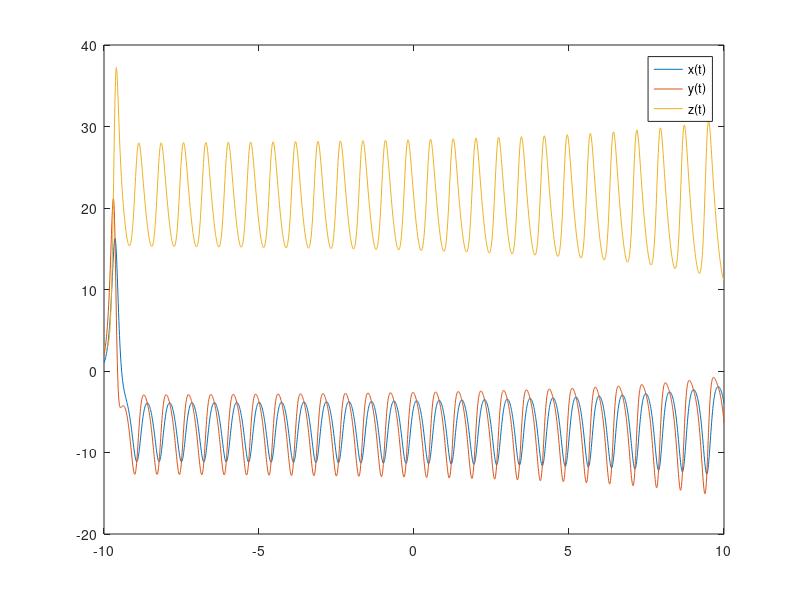

The MATLAB source for this figure:
f1 = @(x,y)10*(y-x);
f2 = @(x,y,z)23*x - y - x*z;
f3 = @(x,y,z)x*y - 8*z/3;

t0 = -10;
tn = 10;
h =0.01;
t = t0: h : tn;

Y0 = [1; 2; 3];

n = length(t);
KQ = zeros(3, n);
KQ(:,1) = Y0;

for i =1:n-1
    Y1 = KQ(:,i)+h*[f1(KQ(1,i),KQ(2,i));f2(KQ(1,i),KQ(2,i), KQ(3,i));f3(KQ(1,i),KQ(2,i), KQ(3,i))];
    KQ(:,i+1) = KQ(:,i) +h/2*([f1(KQ(1,i),KQ(2,i));f2(KQ(1,i),KQ(2,i), KQ(3,i));f3(KQ(1,i),KQ(2,i), KQ(3,i))]+...
        [f1(Y1(1),Y1(2)); f2(Y1(1),Y1(2), Y1(3)); f3(Y1(1),Y1(2), Y1(3))]);
end

plot(t,KQ(1,:));
hold on
plot(t,KQ(2,:));
plot(t,KQ(3,:));
legend('x(t)','y(t)','z(t)');

